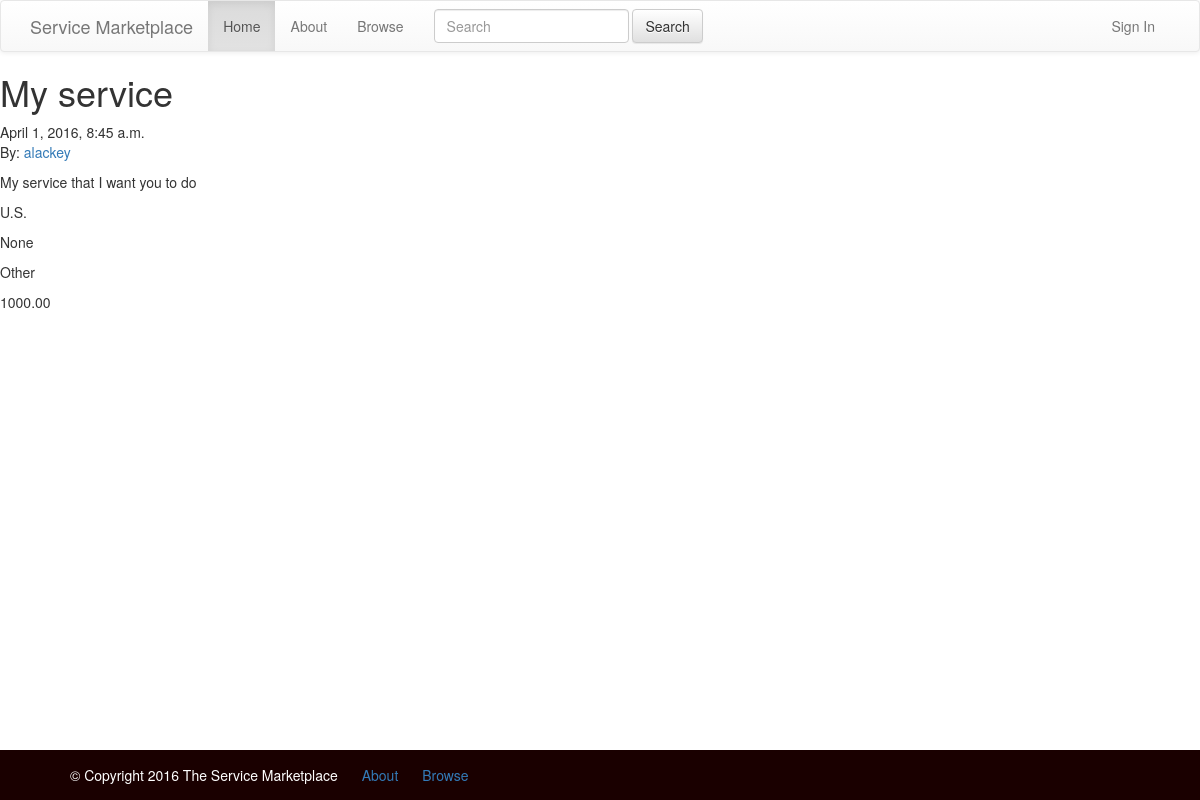
The app's page /service/11/ with its own data.
### market/models.py (models this page shows, shortened)
class Service(models.Model):
    client = models.ForeignKey(
        settings.AUTH_USER_MODEL,
        related_name='service_client',
        null=True,
        blank=True
    )
    service_provider = models.ForeignKey(
        settings.AUTH_USER_MODEL,
        related_name='service_service_providers',
        null=True,
        blank=True
    )
    title = models.CharField(max_length=100)
    description = models.TextField()
    location = models.CharField(max_length=50, default="U.S.")
    final_time = models.DateTimeField("Ending Time")
    category = models.CharField(max_length=50, default="Other")
    is_open = models.BooleanField(default=True)
    bid = models.DecimalField(
        max_digits=10,
        decimal_places=2,
        default=1000.00
    )
    created_date = models.DateTimeField(default=timezone.now)

### market/views.py (the view)
# urls.py: url(r'^service/(?P<pk>\d+)/$', views.service_detail, name="service_detail"),
def service_detail(request, pk):
    service = get_object_or_404(Service, pk=pk)
    owner = is_owner(request=request, service=service)
    return render(request, 'market/service_detail.html',
                  {'service': service, 'is_owner': owner})

### market/functions.py (called while the page is built)
def is_owner(request=None, service=None, username=None,
             args=None, if_true=None):
    if request is None:
        return False
    elif service is None and username is None:
        return False
    if service is not None:
        result = request.user == service.client
    elif username is not None:
        result = request.user.username == username
    if args is not None:
        args['is_owner'] = result
        if if_true is not None:
            for key, value in if_true.items():
                args[key] = value
    return result

### market/templates/market/service_detail.html (shortened to what this page needs)
{% extends "market/base.html" %}
{% block content %}
    <div id="service">
        <h1>{{ service.title }}</h1>
        <div class="date">{{ service.created_date }}</div>
        {% if is_owner %}
            <p>By: <a href="{% url 'my_account' %}">You</a></p>
        {% else %}
            <p>By: <a href="{% url 'user_profile' username=service.client %}">{{ service.client }}</a></p>
        {% endif %}
        <p>{{ service.description|linebreaks }}</p>
        <p>{{ service.location }}</p>
        <p>{{ service.final_time }}</p>
        <p>{{ service.category }}</p>
        <p>{{ service.bid }}</p>
    </div>
{% endblock %}

### market/static/css/base.css (style rules this page uses)
html, body { margin:0; padding:0; height:100%; }

### records on screen
Service: title "My service", created_date "April 1, 2016, 8:45 a.m.", client "alackey", description "My service that I want you to do", location "U.S.", final_time "None", category "Other", bid "1000.00"
